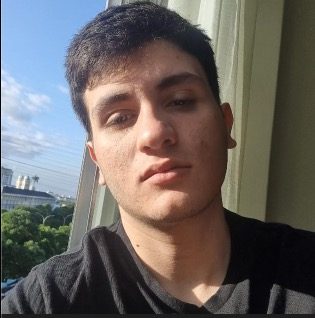
#> input picture Photos/danilo.jpg, 315 x 318 px
$ python pixel_variation.py
#> lines starting #> are read from the running program, lines starting #| are printed output that depends on the picture
import cv2
from matplotlib import pyplot as plt
import numpy as np
img = cv2.imread('Photos/danilo.jpg')
#> img is the input picture: shape (318, 315, 3); mean B, G, R 98.7, 101.4, 106.5

#transformacao para preto e branco

img = cv2.cvtColor(img,cv2.COLOR_BGR2GRAY)
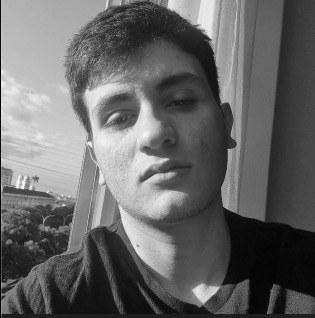
#> img: shape (318, 315); min 0, max 254, mean 102.6

cv2.imshow("Preto e branco", img)

#inversao de imagem
def image_invertion(image_path):
#> called with image_path = 'Photos/danilo.jpg'
    image = cv2.imread(image_path, cv2.IMREAD_GRAYSCALE)
#> image: shape (318, 315); min 0, max 255, mean 102.6
    height, width = image.shape
#> height = 318; width = 315
    for y in range(height):
        for x in range(width):
            image[y, x] = 255 - image[y, x]
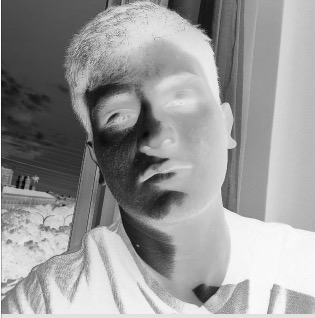
#> image: shape (318, 315); min 0, max 255, mean 152.4

    return image

inverted = image_invertion('Photos/danilo.jpg')
cv2.imshow("Reversa", inverted)

#Histograma da imagem p&b

hist = cv2.calcHist([img], [0], None, [256], [0, 256])
#> hist = 256 values, max 1275 at index 8, min 0 at index 249, mean 391.3
plt.figure()
plt.title("Grayscale Histogram")
plt.xlabel("Bins")
plt.ylabel("# of Pixels")
plt.plot(hist)
plt.xlim([0, 256])
plt.show()
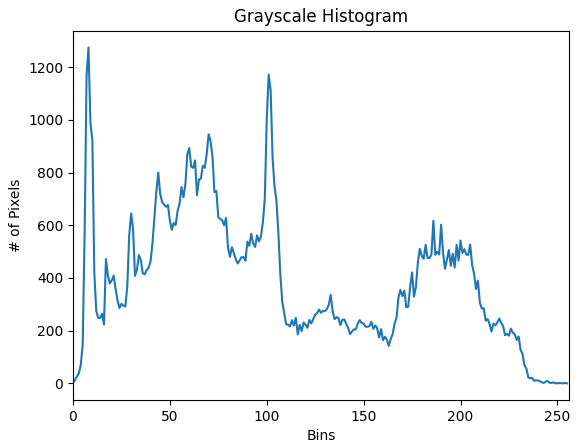
#> figure drawn by matplotlib, 1 panel; curve peaks at x = 8, y = 1275

#funcao de aumentar intensidade

def intensit_changer(img):
    value = int(input("Escreva o quanto voce quer aumentar ou diminuir a intensidade dos pixels da imagem: "))
#> the answer given: 3
    # Obtenha as dimensões da imagem
    height, width = img.shape
#> height = 318; width = 315

    # Itere sobre cada pixel e adicione a intensidade
    for y in range(height):
        for x in range(width):
            new_value = img[y, x] + value
            img[y, x] = np.clip(new_value, 0, 255)

    return img


img_changed = intensit_changer(img)
cv2.imshow("Imaged Changed",img_changed)


cv2.waitKey(0)
